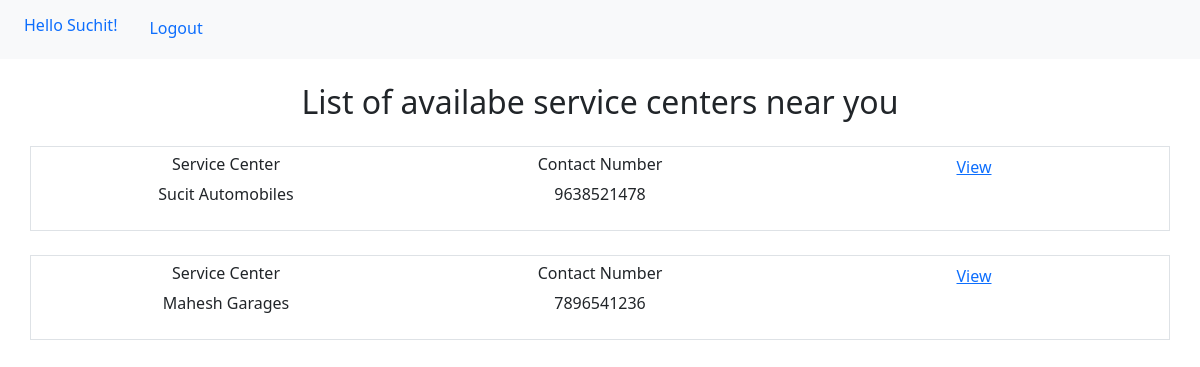
The app's page /customer/ (signed in) with its own data.
### service_centers/models.py (models this page shows, shortened)
class ServiceCenter(models.Model):
    user=models.OneToOneField(User,on_delete=models.CASCADE)
    phoneNo=models.DecimalField(max_digits=10,decimal_places=0)
    centerName=models.CharField(max_length=300, null = True, blank = True)
    openingTime=models.TimeField( null = True, blank = True)
    closingTime=models.TimeField( null = True, blank = True)
    locationState=models.CharField(max_length=200, null = True, blank = True)
    locationCity=models.CharField(max_length=200, null = True, blank = True)
    locationPinCode=models.DecimalField(max_digits=6,decimal_places=0, null = True, blank = True)
    address=models.CharField(max_length=500, null = True, blank = True)
    numberOfMechs=models.DecimalField(max_digits=4,decimal_places=0, null = True, blank = True)
    baseVisitingCharges=models.DecimalField(max_digits=4,decimal_places=0, null = True, blank = True)
    availableServices= models.CharField(max_length=800, null = True, blank = True)

### customers/views.py (the view)
# urls.py: path('', home_view, name="home"),
def home_view(request):
    if not request.user.is_authenticated:
        return redirect('customers:login')
    scobjs=ServiceCenter.objects.all()
    context={
        'sc':scobjs
    }
    return render(request, 'customers/home.html',context)

### templates/customers/home.html
{% include 'customers/base2.html' %}
{% load static %}
{% block content %}
<h2 class="text-center mt-4">List of availabe service centers near you</h2>
<div class="container">
    {% for service in sc %}
    <div class="row border mt-4 p-2 text-center">
        <div class="col-md-4">
            <h6>Service Center</h6>
            <p>{{service.centerName}}</p>
        </div>
        <div class="col-md-4">
            <h6>Contact Number</h6>
            <p>{{service.phoneNo}}</p>
        </div>
        <div class="col-md-4">
            <a href="{% url 'customers:servicecenter' service.id %}">View</a>
        </div>
    </div>
    {% endfor %}
</div>
{% endblock %}

### templates/customers/base2.html (shortened to what this page needs)
<!DOCTYPE html>
<html lang="en">
<head>
    <link href="https://cdn.jsdelivr.net/npm/bootstrap@5.0.0-beta3/dist/css/bootstrap.min.css" rel="stylesheet">
</head>
<body>
    <ul class="nav bg-light p-2">
        <li class="nav-item">
          <h6 class="nav-link active" aria-current="page">Hello {{user}}!</h6>
        </li>
        <li class="nav-item">
          <a class="nav-link" href="{% url 'customers:logout' %}">Logout</a>
        </li>
      </ul>
</body>
</html>

### records on screen
ServiceCenter: centerName "Sucit Automobiles", phoneNo "9638521478"
ServiceCenter: centerName "Mahesh Garages", phoneNo "7896541236"

### other values on screen
{{ user }} "Suchit"
